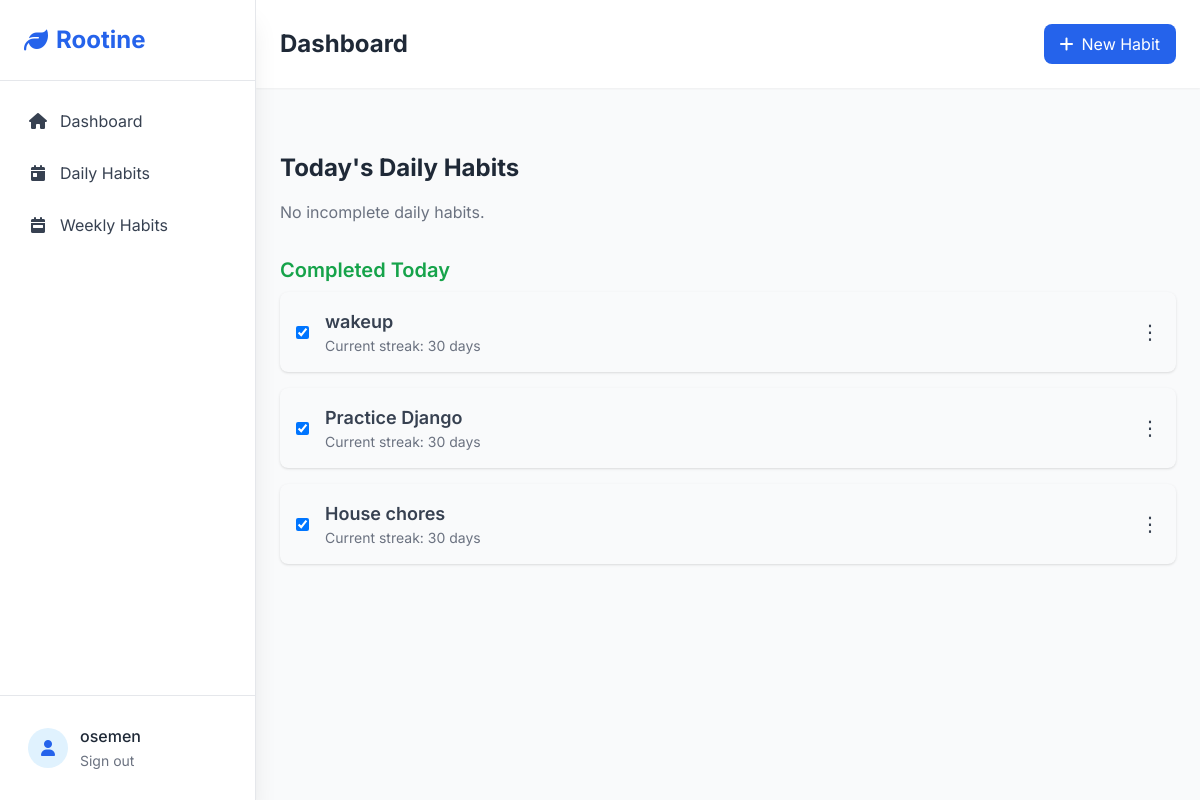
The app's page /daily_habit/ (signed in) with its own data.
### habit/models.py (models this page shows, shortened)
class Habit(models.Model):
    PERIODICITY = [
        ("daily", "Daily"),
        ("weekly", "Weekly")
    ]
    name = models.CharField(max_length=255, unique=True)
    description = models.TextField(max_length= 1000)
    user = models.ForeignKey(User, on_delete=models.CASCADE)
    periodicity = models.CharField(max_length=10, choices=PERIODICITY)
    created_at = models.DateTimeField(auto_now_add=True)
    updated_at = models.DateTimeField(auto_now=True)
    def is_completed_on(self, day):
        if self.periodicity == 'daily':
            return self.completions.filter(date=day).exists()
        elif self.periodicity == 'weekly':
            start_of_week = day - timedelta(days=day.weekday())  # Monday
            end_of_week = start_of_week + timedelta(days=6)      # Sunday
            return self.completions.filter(date__range=(start_of_week, end_of_week)).exists()
        return False
    def current_streak(self):
        today = date.today()
        streak = 0
        day_offset = 0
        if self.periodicity == 'daily':
            delta = timedelta(days=1)
            while self.is_completed_on(today - delta * day_offset):
                streak += 1
                day_offset += 1
        elif self.periodicity == 'weekly':
            current_week_start = today - timedelta(days=today.weekday())
            while self.is_completed_in_week(current_week_start - timedelta(weeks=day_offset)):
                streak += 1
                day_offset += 1
        return streak

### habit/views.py (the view)
# urls.py: path("daily_habit/", views.daily_habit, name="daily_habit"),
@login_required
def daily_habit(request):
    user = request.user
    today = date.today()
    daily_habits = Habit.objects.filter(user=user, periodicity="daily")
    incomplete_habits = [habit for habit in daily_habits if not habit.is_completed_on(today)]
    completed_habits = [habit for habit in daily_habits if habit.is_completed_on(today)]
    context = {
        "incomplete_habits": incomplete_habits,
        "completed_habits": completed_habits,
        "user": user,
    }
    return render(request, "daily_habit.html", context)

### templates/daily_habit.html (shortened to what this page needs)
{% extends 'base.html' %}
{% load static %}
{% block content %}
<div class="max-w-4xl mx-auto mt-10">
    <h2 class="text-2xl font-bold text-gray-800 mb-4">Today's Daily Habits</h2>
    <ul id="incomplete-habits" class="space-y-4 mb-8">
        {% for habit in incomplete_habits %}
        <li id="habit-item-{{ habit.id }}"
            class="habit-item flex items-center justify-between bg-white p-4 shadow rounded-lg"
            data-habit-id="{{ habit.id }}" data-completed="false">
            <div class="flex items-center">
                <input
                    type="checkbox"
                    id="habit-{{ habit.id }}"
                    class="habit-checkbox mr-4"
                    onchange="completeHabit(this)">
                <label for="habit-{{ habit.id }}" class="flex-1">
                    <h3 class="habit-name text-lg font-semibold text-gray-700">{{ habit.name }}</h3>
                    <p class="text-sm text-gray-500">Current streak: {{ habit.current_streak }} days</p>
                </label>
            </div>
            <div class="relative group inline-block text-left">
                <button class="text-gray-700 text-xl">⋮</button>
                <div class="absolute right-0 bg-white shadow-lg rounded-lg w-32 z-50 opacity-0 group-hover:opacity-100 invisible group-hover:visible transition-all duration-200"
                    style="top: 2.5rem;">
                    <a href="{% url 'edit_habit' habit.pk %}" class="block px-4 py-2 text-gray-700 hover:bg-gray-100">Edit</a>
                    <a href="{% url 'delete_habit' habit.pk %}" class="block px-4 py-2 text-red-600 hover:bg-gray-100">Delete</a>
                    <a href="{% url 'detail_habit' habit.pk %}" class="block px-4 py-2 text-gray-700 hover:bg-gray-100">View Analytics</a>
                </div>
            </div>
        </li>
        {% empty %}
        <p class="text-gray-500">No incomplete daily habits.</p>
        {% endfor %}
    </ul>
    <h3 class="text-xl font-semibold text-green-600 mb-2">Completed Today</h3>
    <ul id="completed-habits" class="space-y-4">
        {% for habit in completed_habits %}
        <li id="habit-item-{{ habit.id }}"
            class="habit-item flex items-center justify-between bg-gray-50 p-4 shadow rounded-lg"
            data-habit-id="{{ habit.id }}" data-completed="true">
            <div class="flex items-center">
                <input
                    type="checkbox"
                    id="habit-{{ habit.id }}"
                    class="habit-checkbox mr-4"
                    onchange="completeHabit(this)"
                    checked>
                <label for="habit-{{ habit.id }}" class="flex-1">
                    <h3 class="habit-name text-lg font-semibold text-gray-700">{{ habit.name }}</h3>
                    <p class="text-sm text-gray-500">Current streak: {{ habit.current_streak }} days</p>
                </label>
            </div>
            <div class="relative group inline-block text-left">
                <button class="text-gray-700 text-xl">⋮</button>
            </div>
        </li>
        {% empty %}
        <p class="text-gray-500">No completed daily habits yet.</p>
        {% endfor %}
    </ul>
</div>
{% endblock %}

### templates/base.html (shortened to what this page needs)
{% load static %}
<!DOCTYPE html>
<html lang="en">
<head>
    <script src="https://cdn.tailwindcss.com"></script>
    <link rel="stylesheet" href="https://cdnjs.cloudflare.com/ajax/libs/font-awesome/6.4.0/css/all.min.css">
</head>
<body class="bg-gray-50 font-sans antialiased text-gray-800">
    <aside id="sidebar" class="fixed top-0 left-0 h-screen w-64 bg-white shadow-xl transform -translate-x-full lg:translate-x-0 transition-slow z-40 flex flex-col border-r border-gray-200">
        <div class="p-6 border-b border-gray-200">
            <h2 class="text-2xl font-bold text-primary-600 flex items-center">
                <i class="fas fa-leaf mr-2"></i> Rootine
            </h2>
        </div>
        <nav class="flex-1 overflow-y-auto no-scrollbar">
            <ul class="space-y-1 p-4">
                <li>
                    <a href="{% url 'dashboard' %}" class="flex items-center space-x-3 p-3 rounded-lg text-gray-700 hover:bg-primary-50 hover:text-primary-600 transition-slow">
                        <i class="fas fa-home w-5 text-center"></i>
                        <span>Dashboard</span>
                    </a>
                </li>
                <li>
                    <a href="{% url 'daily_habit' %}" class="flex items-center space-x-3 p-3 rounded-lg text-gray-700 hover:bg-primary-50 hover:text-primary-600 transition-slow">
                        <i class="fas fa-calendar-day w-5 text-center"></i>
                        <span>Daily Habits</span>
                    </a>
                </li>
                <li>
                    <a href="{% url 'weekly_habit' %}" class="flex items-center space-x-3 p-3 rounded-lg text-gray-700 hover:bg-primary-50 hover:text-primary-600 transition-slow">
                        <i class="fas fa-calendar-week w-5 text-center"></i>
                        <span>Weekly Habits</span>
                    </a>
                </li>
            </ul>
        </nav>
        <div class="p-4 border-t border-gray-200">
            <div class="flex items-center space-x-3 p-3">
                <div class="w-10 h-10 rounded-full bg-primary-100 flex items-center justify-center text-primary-600">
                    <i class="fas fa-user"></i>
                </div>
                <div>
                    <p class="font-medium">{{ user.username }}</p>
                    <form method="post" action="{% url 'logout' %}?next={% url 'home' %}" class="inline">
                        <button type="submit" class="text-sm text-gray-500 hover:text-red-600 transition-slow">
                            Sign out
                        </button>
                    </form>
                </div>
            </div>
        </div>
    </aside>
    <main class="lg:ml-64 min-h-screen transition-slow">
        <header class="sticky top-0 z-20 bg-white shadow-sm">
            <div class="flex justify-between items-center p-4 lg:p-6">
                <h1 class="text-2xl font-bold text-gray-800">
                    {% block page_title %}Dashboard{% endblock %}
                </h1>
                <div class="flex items-center space-x-4">
                    <a href="{% url 'create_habit' %}" class="bg-primary-600 text-white px-4 py-2 rounded-lg hover:bg-primary-700 transition-slow flex items-center space-x-2">
                        <i class="fas fa-plus"></i>
                        <span class="hidden sm:inline">New Habit</span>
                    </a>
                </div>
            </div>
        </header>
        <div class="p-4 lg:p-6">
            {% block content %}{% endblock %}
        </div>
    </main>
</body>
</html>

### templates/base.html (style rules this page uses)
.transition-slow { transition: all 0.3s ease-in-out; }
.no-scrollbar { -ms-overflow-style: none; scrollbar-width: none; }

### records on screen
Habit: name "wakeup", current_streak "30"
Habit: name "Practice Django", current_streak "30"
Habit: name "House chores", current_streak "30"

### other values on screen
{{ user.username }} "osemen"
